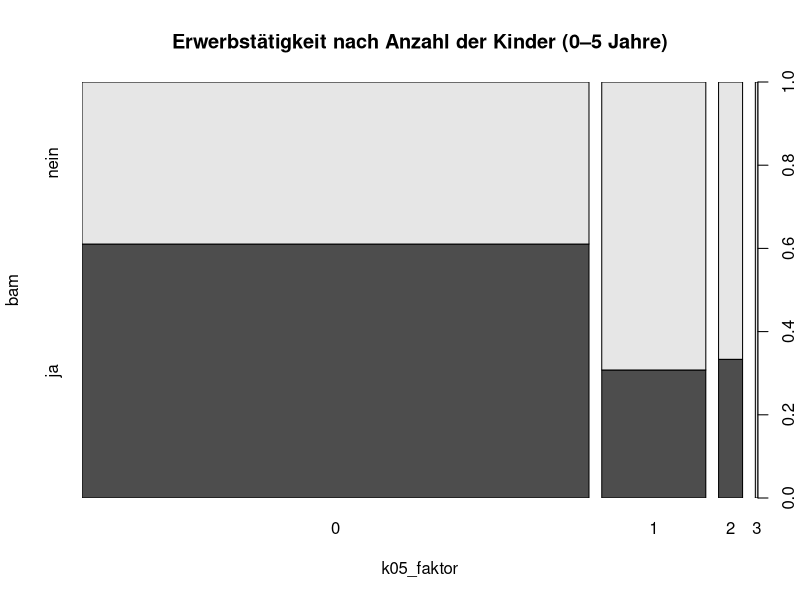
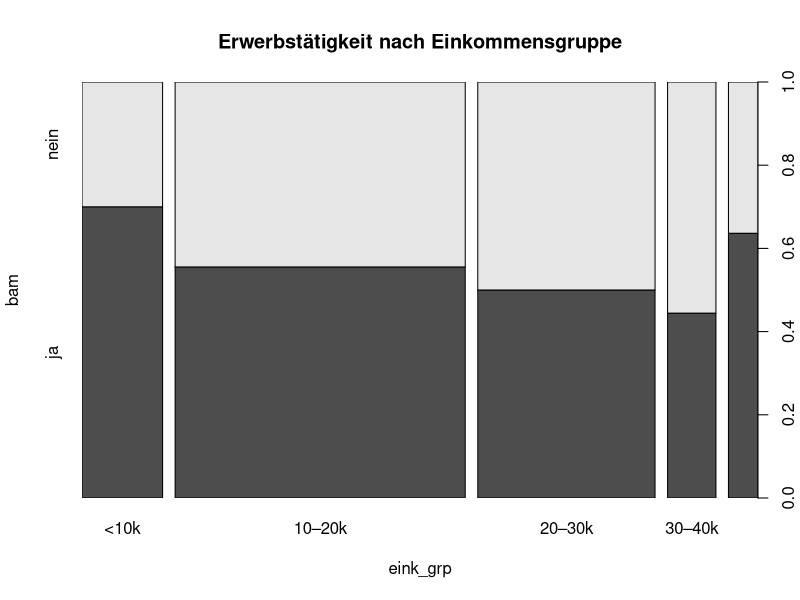
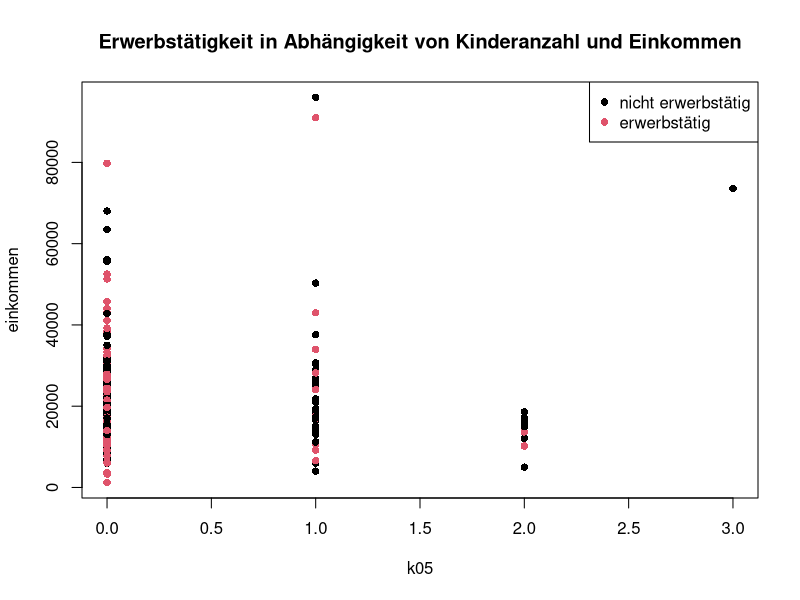

Here is the R script that generated these plots, in order:
## ---- chunk 1
daten = read.table("wi23b095.txt", header = TRUE, sep = "|", na.strings = "NA")
daten_gesamt = nrow(daten)
## ---- chunk 2
daten$bam = factor(daten$bam, levels = c("nein", "ja"))
## ---- chunk 3
daten = na.omit(daten[, c("bam", "k05", "einkommen")])
daten_bereinigt = nrow(daten)
## ---- chunk 4
cat("Stichprobengröße vor Bereinigung:", daten_gesamt, "\\n")
cat("Stichprobengröße nach Bereinigung:", daten_bereinigt)
## ---- chunk 5
daten$k05_faktor = factor(daten$k05)
spineplot(bam ~ k05_faktor, data = daten,
          main = "Erwerbstätigkeit nach Anzahl der Kinder (0–5 Jahre)")
## ---- chunk 6
# Einkommen in Kategorien einteilen
daten$eink_grp = cut(daten$einkommen,
                      breaks = c(0, 10000, 20000, 30000, 40000, 60000),
                      labels = c("<10k", "10–20k", "20–30k", "30–40k", "40–60k"),
                      include.lowest = TRUE)

# Spineplot mit kategorisiertem Einkommen
spineplot(bam ~ eink_grp, data = daten,
          main = "Erwerbstätigkeit nach Einkommensgruppe")
## ---- chunk 7
plot(einkommen ~ k05, data = daten, col = bam,
     main = "Erwerbstätigkeit in Abhängigkeit von Kinderanzahl und Einkommen",
     pch = 16)
legend("topright", legend = c("nicht erwerbstätig", "erwerbstätig"), col = 1:2, pch = 16)
## ---- chunk 8
library(e1071)
set.seed(1)

X = scale(daten[, c("k05", "einkommen")])
y = daten$bam

best.k = replicate(20, tune.gknn(y ~ ., data = data.frame(y, X), k = 1:5)$best.parameters$k)
table(best.k)
## ---- chunk 9
library(caret)
set.seed(4)

n = nrow(daten)
testind = sort(sample(n, size = floor(n / 3)))

knn.mod = gknn(bam ~ k05 + einkommen, data = daten[-testind, ], k = 1)
knn.pred = predict(knn.mod, daten[testind, ])
confusionMatrix(knn.pred, ref = daten$bam[testind], mode = "prec_recall")
## ---- chunk 10
confusionMatrix(knn.pred, ref = daten$bam[testind], mode = "prec_recall", positive = "ja")
## ---- chunk 11
neuer_fall = data.frame(k05 = 3, einkommen = 75300)
vorhersage = predict(knn.mod, neuer_fall)
cat("Vorhersage für neue Beobachtung:", as.character(vorhersage))
